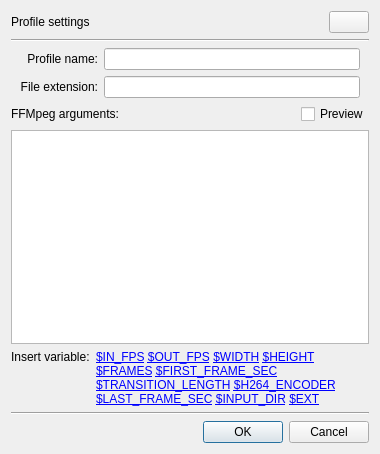
<?xml version="1.0" encoding="UTF-8"?>
<ui version="4.0">
 <author>
    SPDX-FileCopyrightText: none
    SPDX-License-Identifier: GPL-3.0-or-later
  </author>
 <class>RecorderProfileSettings</class>
 <widget class="QDialog" name="RecorderProfileSettings">
  <property name="geometry">
   <rect>
    <x>0</x>
    <y>0</y>
    <width>380</width>
    <height>454</height>
   </rect>
  </property>
  <property name="windowTitle">
   <string>Edit profile</string>
  </property>
  <layout class="QGridLayout" name="gridLayout">
   <item row="0" column="0">
    <layout class="QHBoxLayout" name="horizontalLayout" stretch="1,0">
     <item>
      <widget class="QLabel" name="labelTitleProfileSettings">
       <property name="text">
        <string>Profile settings</string>
       </property>
      </widget>
     </item>
     <item>
      <widget class="QPushButton" name="buttonPresetRevert">
       <property name="toolTip">
        <string comment="Cancel any changes and restore initial value">Revert</string>
       </property>
       <property name="text">
        <string/>
       </property>
       <property name="icon">
        <iconset theme="reload">
         <normaloff>.</normaloff>.</iconset>
       </property>
      </widget>
     </item>
    </layout>
   </item>
   <item row="1" column="0">
    <widget class="Line" name="line1">
     <property name="orientation">
      <enum>Qt::Horizontal</enum>
     </property>
    </widget>
   </item>
   <item row="4" column="0">
    <widget class="QStackedWidget" name="stackedWidget">
     <property name="currentIndex">
      <number>0</number>
     </property>
     <widget class="QWidget" name="pageArguments">
      <layout class="QGridLayout" name="gridLayout_3">
       <property name="leftMargin">
        <number>0</number>
       </property>
       <property name="topMargin">
        <number>0</number>
       </property>
       <property name="rightMargin">
        <number>0</number>
       </property>
       <property name="bottomMargin">
        <number>0</number>
       </property>
       <item row="1" column="0">
        <layout class="QHBoxLayout" name="horizontalLayout_3" stretch="0,1">
         <item>
          <widget class="QLabel" name="labelTitleSupportedVariables">
           <property name="text">
            <string comment="Title: variables for FFMpeg arguments">Insert variable:</string>
           </property>
           <property name="alignment">
            <set>Qt::AlignLeading|Qt::AlignLeft|Qt::AlignTop</set>
           </property>
          </widget>
         </item>
         <item>
          <widget class="QLabel" name="labelSupportedVariables">
           <property name="text">
            <string notr="true">&lt;a href=&quot;$IN_FPS&quot;&gt;$IN_FPS&lt;/a&gt;
&lt;a href=&quot;$OUT_FPS&quot;&gt;$OUT_FPS&lt;/a&gt;
&lt;a href=&quot;$WIDTH&quot;&gt;$WIDTH&lt;/a&gt;
&lt;a href=&quot;$HEIGHT&quot;&gt;$HEIGHT&lt;/a&gt;
&lt;a href=&quot;$FRAMES&quot;&gt;$FRAMES&lt;/a&gt;
&lt;a href=&quot;$FIRST_FRAME_SEC&quot;&gt;$FIRST_FRAME_SEC&lt;/a&gt;
&lt;a href=&quot;$TRANSITION_LENGTH&quot;&gt;$TRANSITION_LENGTH&lt;/a&gt;
&lt;a href=&quot;$H264_ENCODER&quot;&gt;$H264_ENCODER&lt;/a&gt;
&lt;a href=&quot;$LAST_FRAME_SEC&quot;&gt;$LAST_FRAME_SEC&lt;/a&gt;
&lt;a href=&quot;$INPUT_DIR&quot;&gt;$INPUT_DIR&lt;/a&gt;
&lt;a href=&quot;$EXT&quot;&gt;$EXT&lt;/a&gt;
</string>
           </property>
           <property name="wordWrap">
            <bool>true</bool>
           </property>
           <property name="textInteractionFlags">
            <set>Qt::LinksAccessibleByMouse|Qt::TextSelectableByMouse</set>
           </property>
          </widget>
         </item>
        </layout>
       </item>
       <item row="0" column="0">
        <widget class="QPlainTextEdit" name="editFfmpegArguments">
         <property name="documentTitle">
          <string notr="true"/>
         </property>
         <property name="plainText">
          <string notr="true"/>
         </property>
        </widget>
       </item>
      </layout>
     </widget>
     <widget class="QWidget" name="pagePreview">
      <layout class="QGridLayout" name="gridLayout_4">
       <property name="leftMargin">
        <number>0</number>
       </property>
       <property name="topMargin">
        <number>0</number>
       </property>
       <property name="rightMargin">
        <number>0</number>
       </property>
       <property name="bottomMargin">
        <number>0</number>
       </property>
       <item row="0" column="0">
        <widget class="QPlainTextEdit" name="editPreview">
         <property name="textInteractionFlags">
          <set>Qt::TextSelectableByKeyboard|Qt::TextSelectableByMouse</set>
         </property>
        </widget>
       </item>
      </layout>
     </widget>
    </widget>
   </item>
   <item row="6" column="0">
    <widget class="Line" name="line2_2">
     <property name="orientation">
      <enum>Qt::Horizontal</enum>
     </property>
    </widget>
   </item>
   <item row="7" column="0">
    <widget class="QDialogButtonBox" name="buttonBox">
     <property name="orientation">
      <enum>Qt::Horizontal</enum>
     </property>
     <property name="standardButtons">
      <set>QDialogButtonBox::Cancel|QDialogButtonBox::Ok</set>
     </property>
    </widget>
   </item>
   <item row="3" column="0">
    <layout class="QHBoxLayout" name="horizontalLayout_2" stretch="1,0">
     <item>
      <widget class="QLabel" name="labelTitleFFMpegArguments">
       <property name="text">
        <string>FFMpeg arguments:</string>
       </property>
       <property name="buddy">
        <cstring>editFfmpegArguments</cstring>
       </property>
      </widget>
     </item>
     <item>
      <widget class="QCheckBox" name="checkPreview">
       <property name="text">
        <string>Preview</string>
       </property>
      </widget>
     </item>
    </layout>
   </item>
   <item row="2" column="0">
    <layout class="QGridLayout" name="gridLayout_2">
     <property name="leftMargin">
      <number>9</number>
     </property>
     <property name="rightMargin">
      <number>9</number>
     </property>
     <item row="0" column="0">
      <widget class="QLabel" name="labelProfileName">
       <property name="text">
        <string>Profile name:</string>
       </property>
       <property name="alignment">
        <set>Qt::AlignRight|Qt::AlignTrailing|Qt::AlignVCenter</set>
       </property>
       <property name="buddy">
        <cstring>editProfileName</cstring>
       </property>
      </widget>
     </item>
     <item row="0" column="1">
      <widget class="QLineEdit" name="editProfileName">
       <property name="maxLength">
        <number>64</number>
       </property>
      </widget>
     </item>
     <item row="1" column="0">
      <widget class="QLabel" name="labelFileExt">
       <property name="text">
        <string>File extension:</string>
       </property>
       <property name="alignment">
        <set>Qt::AlignRight|Qt::AlignTrailing|Qt::AlignVCenter</set>
       </property>
       <property name="buddy">
        <cstring>editFileExtension</cstring>
       </property>
      </widget>
     </item>
     <item row="1" column="1">
      <widget class="QLineEdit" name="editFileExtension">
       <property name="maxLength">
        <number>15</number>
       </property>
      </widget>
     </item>
    </layout>
   </item>
  </layout>
 </widget>
 <tabstops>
  <tabstop>editProfileName</tabstop>
  <tabstop>editFileExtension</tabstop>
 </tabstops>
 <resources/>
 <connections>
  <connection>
   <sender>buttonBox</sender>
   <signal>accepted()</signal>
   <receiver>RecorderProfileSettings</receiver>
   <slot>accept()</slot>
   <hints>
    <hint type="sourcelabel">
     <x>266</x>
     <y>428</y>
    </hint>
    <hint type="destinationlabel">
     <x>157</x>
     <y>274</y>
    </hint>
   </hints>
  </connection>
  <connection>
   <sender>buttonBox</sender>
   <signal>rejected()</signal>
   <receiver>RecorderProfileSettings</receiver>
   <slot>reject()</slot>
   <hints>
    <hint type="sourcelabel">
     <x>334</x>
     <y>428</y>
    </hint>
    <hint type="destinationlabel">
     <x>286</x>
     <y>274</y>
    </hint>
   </hints>
  </connection>
  <connection>
   <sender>editProfileName</sender>
   <signal>textChanged(QString)</signal>
   <receiver>RecorderProfileSettings</receiver>
   <slot>onInputChanged()</slot>
   <hints>
    <hint type="sourcelabel">
     <x>160</x>
     <y>62</y>
    </hint>
    <hint type="destinationlabel">
     <x>404</x>
     <y>65</y>
    </hint>
   </hints>
  </connection>
  <connection>
   <sender>editFileExtension</sender>
   <signal>textChanged(QString)</signal>
   <receiver>RecorderProfileSettings</receiver>
   <slot>onInputChanged()</slot>
   <hints>
    <hint type="sourcelabel">
     <x>314</x>
     <y>93</y>
    </hint>
    <hint type="destinationlabel">
     <x>397</x>
     <y>104</y>
    </hint>
   </hints>
  </connection>
  <connection>
   <sender>editFfmpegArguments</sender>
   <signal>textChanged()</signal>
   <receiver>RecorderProfileSettings</receiver>
   <slot>onInputChanged()</slot>
   <hints>
    <hint type="sourcelabel">
     <x>227</x>
     <y>188</y>
    </hint>
    <hint type="destinationlabel">
     <x>403</x>
     <y>193</y>
    </hint>
   </hints>
  </connection>
 </connections>
 <slots>
  <slot>onInputChanged()</slot>
 </slots>
</ui>
